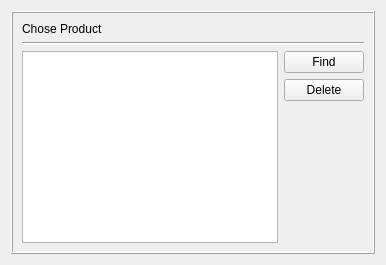
              <widget class="QWidget" name="deleteProductPage">
               <layout class="QVBoxLayout" name="verticalLayout_36">
                <item>
                 <widget class="QFrame" name="delProdFrame">
                  <property name="styleSheet">
                   <string notr="true">border-color: rgb(0, 0, 0);</string>
                  </property>
                  <property name="frameShape">
                   <enum>QFrame::Box</enum>
                  </property>
                  <property name="frameShadow">
                   <enum>QFrame::Raised</enum>
                  </property>
                  <layout class="QVBoxLayout" name="verticalLayout_33">
                   <item>
                    <layout class="QVBoxLayout" name="verticalLayout_34">
                     <item>
                      <widget class="QLabel" name="label_23">
                       <property name="text">
                        <string>Chose Product</string>
                       </property>
                      </widget>
                     </item>
                     <item>
                      <widget class="Line" name="line_5">
                       <property name="orientation">
                        <enum>Qt::Horizontal</enum>
                       </property>
                      </widget>
                     </item>
                    </layout>
                   </item>
                   <item>
                    <layout class="QHBoxLayout" name="horizontalLayout_23">
                     <item>
                      <widget class="QListWidget" name="productList"/>
                     </item>
                     <item>
                      <layout class="QVBoxLayout" name="verticalLayout_35">
                       <item>
                        <widget class="QPushButton" name="btnFindProduct">
                         <property name="text">
                          <string>Find</string>
                         </property>
                        </widget>
                       </item>
                       <item>
                        <widget class="QPushButton" name="btnDelProduct">
                         <property name="text">
                          <string>Delete</string>
                         </property>
                        </widget>
                       </item>
                       <item>
                        <spacer name="verticalSpacer_13">
                         <property name="orientation">
                          <enum>Qt::Vertical</enum>
                         </property>
                         <property name="sizeHint" stdset="0">
                          <size>
                           <width>20</width>
                           <height>40</height>
                          </size>
                         </property>
                        </spacer>
                       </item>
                      </layout>
                     </item>
                    </layout>
                   </item>
                  </layout>
                 </widget>
                </item>
               </layout>
              </widget>
